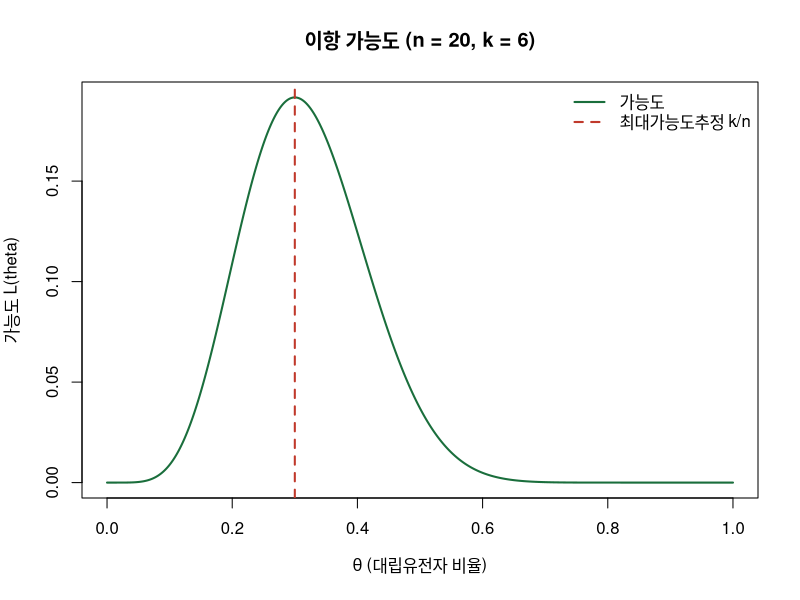
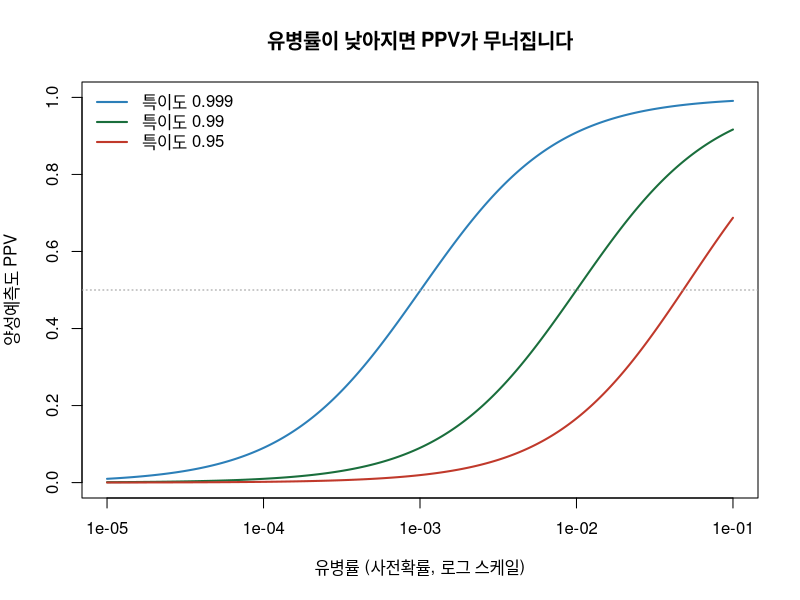
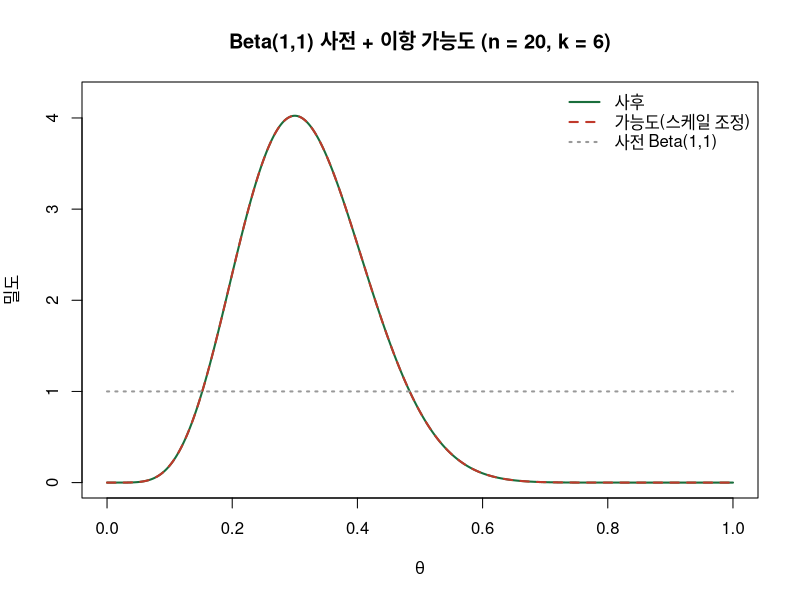
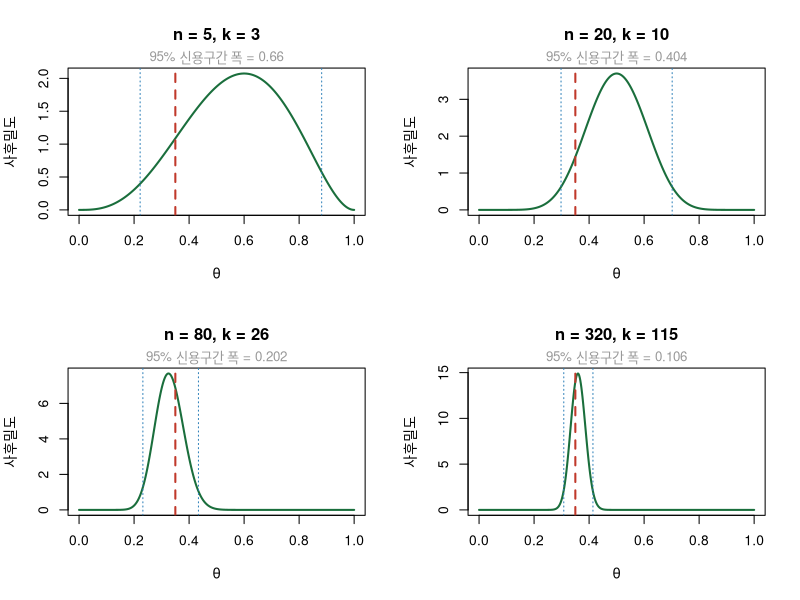
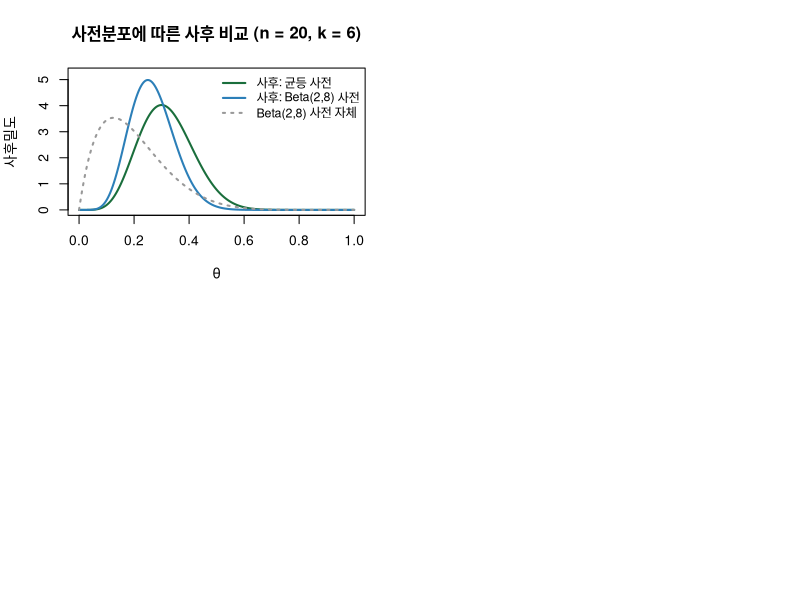

Write R code to recreate these figures, in order.
## ---- chunk 1
#| label: ppv-function
# 베이즈 정리로 양성예측도(PPV, positive predictive value)를 계산하는 함수
# prevalence: 유병률 = 사전확률 P(병원성)
# sensitivity: P(검사 양성 | 병원성),  specificity: P(검사 음성 | 병원성 아님)
ppv <- function(prevalence, sensitivity, specificity) {
  numerator <- sensitivity * prevalence                              # 진양성 경로
  denominator <- numerator + (1 - specificity) * (1 - prevalence)    # 전체 양성 = p(y)
  numerator / denominator
}

ppv(prevalence = 0.001, sensitivity = 0.99, specificity = 0.99)
## ---- chunk 2
#| label: natural-frequency
n_total <- 1e6                            # 가상의 검사 대상 100만 명
prevalence <- 0.001                       # 유병률 0.1%
sensitivity <- 0.99; specificity <- 0.99  # 검사 성능
n_variant <- n_total * prevalence          # 실제 보유자
n_normal  <- n_total - n_variant           # 비보유자
true_pos  <- n_variant * sensitivity       # 진양성
false_neg <- n_variant - true_pos          # 위음성
false_pos <- n_normal * (1 - specificity)  # 위양성
true_neg  <- n_normal - false_pos          # 진음성
count_table <- matrix(c(true_pos, false_pos, false_neg, true_neg),
                      nrow = 2, byrow = TRUE,
                      dimnames = list(c("검사 양성", "검사 음성"),
                                      c("병원성", "병원성 아님")))
count_table
true_pos / (true_pos + false_pos)          # 양성 칸에서 진짜가 차지하는 비율 = PPV
## ---- chunk 3
#| label: likelihood-not-density
n_reads <- 20   # 가상의 데이터: 이 위치에 정렬된 read 수
k_alt   <- 6    # 그중 대립유전자를 지지한 read 수

theta_grid <- seq(0, 1, length.out = 501)
delta <- theta_grid[2] - theta_grid[1]
lik <- dbinom(k_alt, size = n_reads, prob = theta_grid)   # k 고정, theta 이동

c(theta_integral = sum(lik) * delta, one_over_n_plus_1 = 1 / (n_reads + 1))
sum(dbinom(0:n_reads, size = n_reads, prob = 0.3))        # theta 고정, k 이동이면 합이 1
## ---- chunk 4
#| label: fig-likelihood
#| fig-cap: "관측 k=6, n=20을 고정하고 theta를 움직인 이항 가능도"
plot(theta_grid, lik, type = "l", lwd = 2, col = "#1a6e3c",
     main = "이항 가능도 (n = 20, k = 6)",
     xlab = expression(theta ~ "(대립유전자 비율)"), ylab = "가능도 L(theta)")
abline(v = k_alt / n_reads, lty = 2, col = "#c0392b", lwd = 2)
legend("topright", legend = c("가능도", "최대가능도추정 k/n"),
       col = c("#1a6e3c", "#c0392b"), lty = c(1, 2), lwd = 2, bty = "n")
## ---- chunk 5
#| label: fig-ppv-curve
#| fig-cap: "유병률을 바꿔가며 본 PPV. 가로축은 로그 스케일입니다."
prev_grid <- 10^seq(-5, -1, length.out = 300)   # 유병률 10^-5 ~ 10^-1
ppv_99  <- ppv(prev_grid, sensitivity = 0.99, specificity = 0.99)
ppv_999 <- ppv(prev_grid, sensitivity = 0.99, specificity = 0.999)
ppv_95  <- ppv(prev_grid, sensitivity = 0.99, specificity = 0.95)

plot(prev_grid, ppv_99, type = "l", log = "x", lwd = 2, col = "#1a6e3c", ylim = c(0, 1),
     main = "유병률이 낮아지면 PPV가 무너집니다",
     xlab = "유병률 (사전확률, 로그 스케일)", ylab = "양성예측도 PPV")
lines(prev_grid, ppv_999, lwd = 2, col = "#2c7fb8")
lines(prev_grid, ppv_95,  lwd = 2, col = "#c0392b")
abline(h = 0.5, lty = 3, col = "grey60")
legend("topleft", legend = c("특이도 0.999", "특이도 0.99", "특이도 0.95"),
       col = c("#2c7fb8", "#1a6e3c", "#c0392b"), lwd = 2, bty = "n")
## ---- chunk 6
#| label: grid-posterior-fn
# theta 격자 위에서 사후분포를 계산합니다.
# k, n: 관측 (대립유전자 read 수, 전체 read 수) / a, b: Beta(a,b) 사전. Beta(1,1)은 균등분포.
grid_posterior <- function(k, n, a = 1, b = 1, n_grid = 501) {
  theta <- seq(0, 1, length.out = n_grid)
  d <- theta[2] - theta[1]
  prior <- dbeta(theta, a, b)
  lik <- dbinom(k, size = n, prob = theta)
  unnorm <- prior * lik                    # 정규화 전 사후 = 사전 x 가능도
  list(theta = theta, prior = prior, lik = lik,
       posterior = unnorm / (sum(unnorm) * d), delta = d)
}

# 격자 사후에서 분위수를 읽는 보조 함수 (누적합 이용)
grid_quantile <- function(fit, probs = c(0.025, 0.5, 0.975)) {
  cdf <- cumsum(fit$posterior) * fit$delta
  cdf <- cdf / cdf[length(cdf)]
  sapply(probs, function(p) fit$theta[which.max(cdf >= p)])
}

fit <- grid_posterior(k = k_alt, n = n_reads)    # k = 6, n = 20
c(posterior_mean = sum(fit$theta * fit$posterior) * fit$delta, mle = k_alt / n_reads)
grid_quantile(fit)                               # 2.5% / 중앙값 / 97.5%
## ---- chunk 7
#| label: fig-prior-lik-post
#| fig-cap: "사전 x 가능도 -> 사후. 가능도는 비교를 위해 밀도로 스케일을 맞췄습니다."
lik_scaled <- fit$lik / (sum(fit$lik) * fit$delta)   # 그림 비교용 스케일 조정
plot(fit$theta, fit$posterior, type = "l", lwd = 2, col = "#1a6e3c",
     ylim = c(0, max(fit$posterior, lik_scaled) * 1.05),
     main = "Beta(1,1) 사전 + 이항 가능도 (n = 20, k = 6)",
     xlab = expression(theta), ylab = "밀도")
lines(fit$theta, lik_scaled, lwd = 2, col = "#c0392b", lty = 2)
lines(fit$theta, fit$prior, lwd = 2, col = "grey60", lty = 3)
legend("topright", legend = c("사후", "가능도(스케일 조정)", "사전 Beta(1,1)"),
       col = c("#1a6e3c", "#c0392b", "grey60"), lty = c(1, 2, 3), lwd = 2, bty = "n")
## ---- chunk 8
#| label: fig-posterior-shrink
#| fig-cap: "read 수를 늘려가며 본 사후분포. 붉은 점선은 참값 0.35입니다."
set.seed(42)
true_theta <- 0.35                 # 가상의 참 대립유전자 비율
n_seq <- c(5, 20, 80, 320)         # 커버리지를 늘려가며

par(mfrow = c(2, 2))
for (n_now in n_seq) {
  k_now <- rbinom(1, size = n_now, prob = true_theta)   # 가상의 read 카운트
  fit_now <- grid_posterior(k = k_now, n = n_now)
  ci <- grid_quantile(fit_now, c(0.025, 0.975))
  plot(fit_now$theta, fit_now$posterior, type = "l", lwd = 2, col = "#1a6e3c",
       main = paste0("n = ", n_now, ", k = ", k_now),
       xlab = expression(theta), ylab = "사후밀도")
  abline(v = true_theta, lty = 2, col = "#c0392b", lwd = 2)
  abline(v = ci, lty = 3, col = "#2c7fb8")
  mtext(paste0("95% 신용구간 폭 = ", round(ci[2] - ci[1], 3)),
        side = 3, line = 0.2, cex = 0.8, col = "grey60")
}
## ---- chunk 9
#| label: ex1
prev_ex <- 1 / 5000

# (a)
ppv(prev_ex, sensitivity = 0.95, specificity = 0.98)

# (b) 특이도를 미지수로 두고 PPV - 0.5 = 0 인 지점을 찾습니다
target <- function(sp) ppv(prev_ex, sensitivity = 0.95, specificity = sp) - 0.5
sp_needed <- uniroot(target, interval = c(0.9, 1 - 1e-12), tol = 1e-12)$root
c(specificity_needed = sp_needed, ppv_at_that_point = ppv(prev_ex, 0.95, sp_needed))
## ---- chunk 10
#| label: ex2
fit_flat <- grid_posterior(k = 6, n = 20, a = 1, b = 1)
fit_info <- grid_posterior(k = 6, n = 20, a = 2, b = 8)

post_mean <- function(f) sum(f$theta * f$posterior) * f$delta
c(prior_flat = post_mean(fit_flat), prior_beta28 = post_mean(fit_info), mle = 6 / 20)

plot(fit_flat$theta, fit_flat$posterior, type = "l", lwd = 2, col = "#1a6e3c",
     ylim = c(0, max(fit_flat$posterior, fit_info$posterior) * 1.05),
     main = "사전분포에 따른 사후 비교 (n = 20, k = 6)",
     xlab = expression(theta), ylab = "사후밀도")
lines(fit_info$theta, fit_info$posterior, lwd = 2, col = "#2c7fb8")
lines(fit_info$theta, dbeta(fit_info$theta, 2, 8), lty = 3, lwd = 2, col = "grey60")
legend("topright", legend = c("사후: 균등 사전", "사후: Beta(2,8) 사전", "Beta(2,8) 사전 자체"),
       col = c("#1a6e3c", "#2c7fb8", "grey60"), lty = c(1, 1, 3), lwd = 2, bty = "n", cex = 0.9)
## ---- chunk 11
#| label: ex3
# 임의의 사전 밀도 벡터를 받아 한 번 갱신하는 함수
update_grid <- function(theta, prior_dens, k, n) {
  d <- theta[2] - theta[1]
  unnorm <- prior_dens * dbinom(k, size = n, prob = theta)
  unnorm / (sum(unnorm) * d)
}

theta <- seq(0, 1, length.out = 501)
prior0 <- dbeta(theta, 1, 1)                          # 출발 사전: 균등
post_batch <- update_grid(theta, prior0, k = 9, n = 30)        # (1) 한 번에 갱신
post_step1 <- update_grid(theta, prior0, k = 4, n = 10)        # (2) 첫 배치
post_step2 <- update_grid(theta, post_step1, k = 5, n = 20)    #     그 사후를 사전으로
max(abs(post_batch - post_step2))    # 사실상 0
all.equal(post_batch, post_step2)
